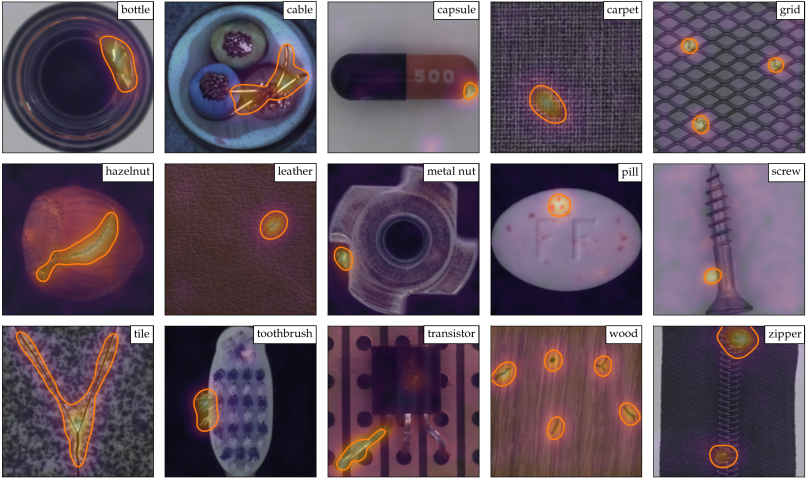
#> input picture patchcore-inspection/images/patchcore_defect_segmentation.png, 1613 x 956 px (shown at 1/2 size); its folder holds only this picture in this run
$ python -i fanzhuan.py   (imports and definitions only)
#> lines starting #> are read from the running program, lines starting #| are printed output that depends on the picture; after the words box and inside, x2 and y2 are one past the last pixel; in counts of white or black regions, pixels touching at a corner belong together
#> further down, picture is the input picture: shape (956, 1613, 3); mean B, G, R 103.2, 90, 105.7
import cv2
import numpy as np
import os

def white_to_black_bg(img):
    # 转灰度
    gray = cv2.cvtColor(img, cv2.COLOR_BGR2GRAY)
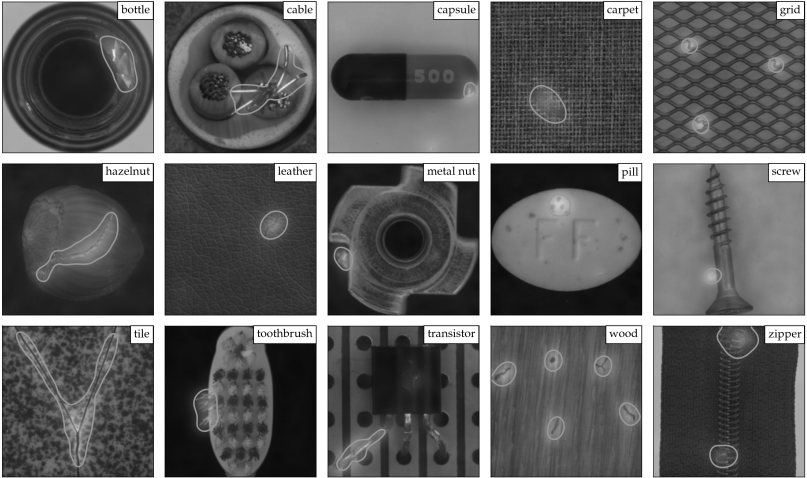
#> gray: shape (956, 1613) (shown at 1/2 size); min 0, max 255, mean 96.2

    # 生成mask（白背景）
    _, mask = cv2.threshold(gray, 245, 255, cv2.THRESH_BINARY)
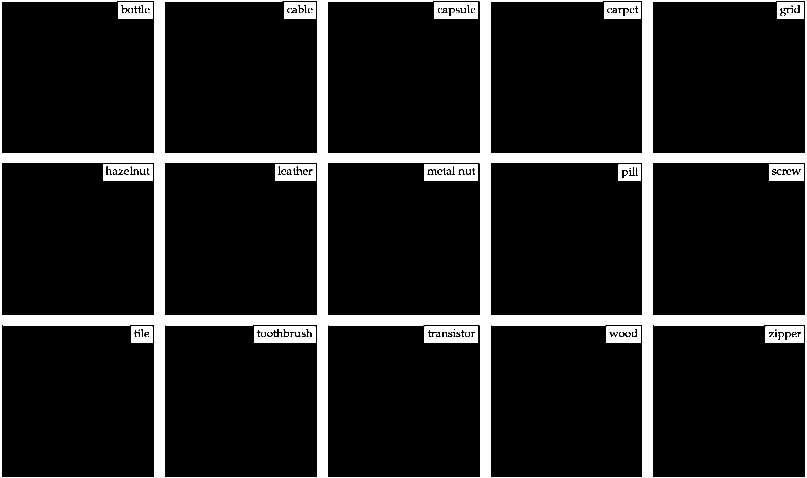
#> mask: shape (956, 1613) (shown at 1/2 size); 11.8% white; 66 white regions (28 under 20 px), largest, box (x1, y1, x2, y2) and area: (0, 0, 1613, 956) 150704, (508, 653, 631, 686) 2998, (848, 328, 956, 362) 2889

    # 反转mask（前景）
    mask_inv = cv2.bitwise_not(mask)
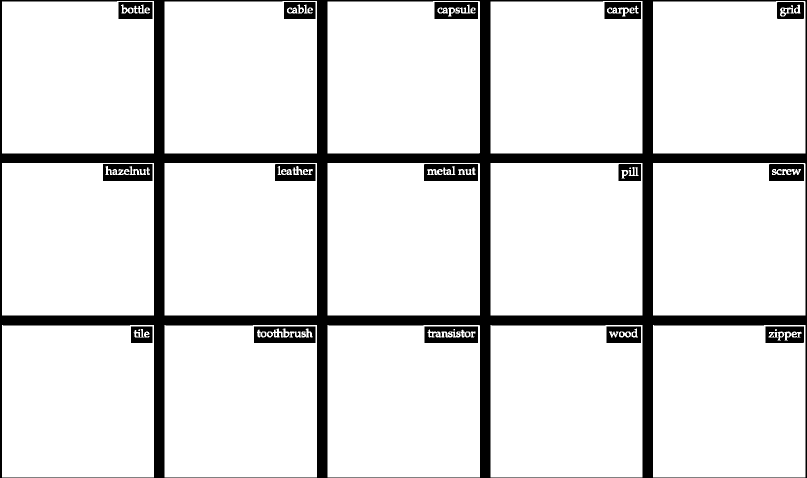
#> mask_inv: shape (956, 1613) (shown at 1/2 size); 88.2% white; 66 black regions (28 under 20 px), largest, box (x1, y1, x2, y2) and area: (0, 0, 1613, 956) 150704, (508, 653, 631, 686) 2998, (848, 328, 956, 362) 2889

    # 让边缘更平滑（关键！）
    mask_inv = cv2.GaussianBlur(mask_inv, (3, 3), 0)

    # 归一化
    alpha = mask_inv.astype(float) / 255.0

    # 生成黑背景
    black_bg = np.zeros_like(img)

    # 前景 + 背景融合（保边缘）
    result = (img * alpha[..., None] + black_bg * (1 - alpha[..., None])).astype(np.uint8)
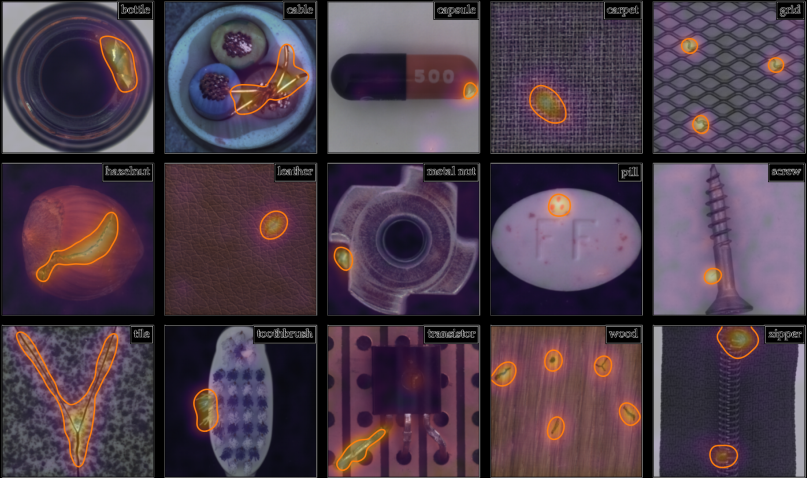
#> result: shape (956, 1613, 3) (shown at 1/2 size); mean B, G, R 73.7, 60.5, 76.3

    return result


# 批量处理
input_dir = r"D:\My_Thesis_Project\3DGS-PatchCore\heritage_dataset\images\4-r"
output_dir = r"D:\My_Thesis_Project\3DGS-PatchCore\heritage_dataset\images\4"
# [10 lines not run here, left out]

>>> import cv2
>>> picture = cv2.imread('patchcore-inspection/images/patchcore_defect_segmentation.png')
>>> result = white_to_black_bg(picture)
